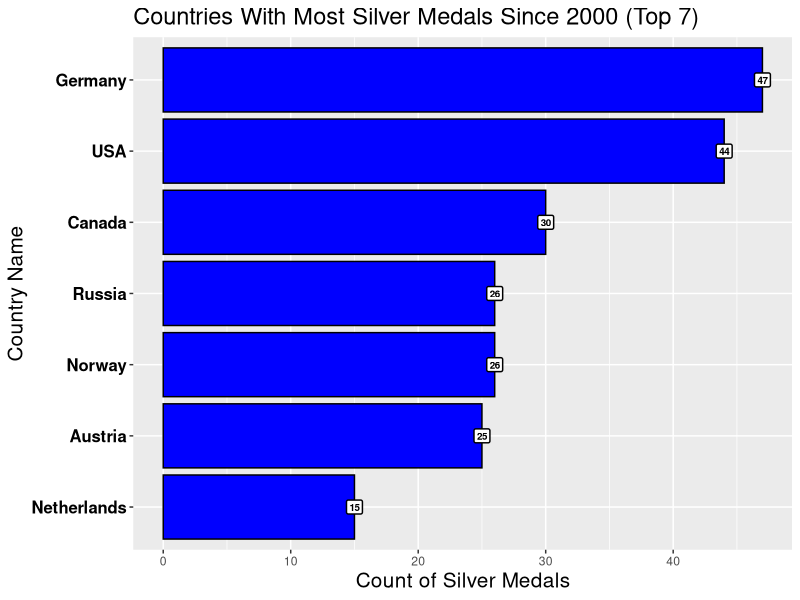

Here is the R script that generated this plot:


# Load libraries
library(readr)
library(ggplot2)
library(sqldf)
#library(viridis)
#library(hrbrthemes)
#library(tidyr) # tidy data

# Read CSV file with Olympoic Data
olympicdata<- read.csv( 'OlympicGames.csv' , sep= ',' , header=T)


# Build dataset with gold medals per country
resultsmedalsgold<-sqldf("select country, 
                          count(Medal) as gold 
                          from olympicdata where 
                          Medal=='gold' 
                          group by country")

# Build dataset with silver medals per country
resultsmedalssilver<-sqldf("select country, 
                            count(Medal) as silver 
                            from olympicdata 
                            where Medal=='silver' 
                            group by country") 

# Build dataset with bronze medals per country
resultsmedalsbronze<-sqldf("select country, 
                            count(Medal) as bronze 
                            from olympicdata 
                            where Medal=='bronze' 
                            group by country")

# Combine medals dataframes
resultsmedals<-merge(resultsmedalsgold,resultsmedalssilver,by="Country",all=TRUE) 
resultsmedals2<-merge(resultsmedals,resultsmedalsbronze,by="Country",all=TRUE)


# Checking for NA Values - using North Korea as an example
resultsmedalsNK2<-sqldf("select * from
                          resultsmedals2 
                          where Country=='North Korea'")
resultsmedalsNK2

# Replace NA values with zero
resultsmedals2[is.na(resultsmedals2)] <- 0
# Check NA values converted to zero - using North Korea as an example
resultsmedalsNK2<-sqldf("select * from
                          resultsmedals2 
                          where Country=='North Korea'")
resultsmedalsNK2


# Visualization One - What country has won most Silver medals since 2000? (2 marks)

dfMostSilverMedalsCountry<-sqldf("select country, 
                            count(Medal) as Silver 
                            from olympicdata 
                            where Medal=='silver' 
                            and Year >= 2000
                            group by country
                            order by Silver desc
                            limit 7") 


dfMostSilverMedalsCountry

# Visualization 1 - Horizontal Bar Chart of top performing silver medalist countries
# since 2000 (Top 7)
gg1 <- ggplot(data=dfMostSilverMedalsCountry, aes(x=reorder(Country, +Silver), y=Silver)) +
  geom_bar(stat="identity", colour="black", fill="blue") +
  labs(y = "Count of Silver Medals", x = "Country Name") + 
  ggtitle('Countries With Most Silver Medals Since 2000 (Top 7)') +
  theme(plot.title = element_text(size = 17),
        axis.title = element_text(size = 15),
        axis.text.y = element_text(size=12, face="bold", colour = "black")) +
  coord_flip() + 
  geom_label(
    aes(label = round(Silver)), 
    #hjust=1.15,
    size = 2.5, fontface = "bold",
    ## turn into white box without outline
    fill = "white", label.size = 0.5)
print(gg1)
